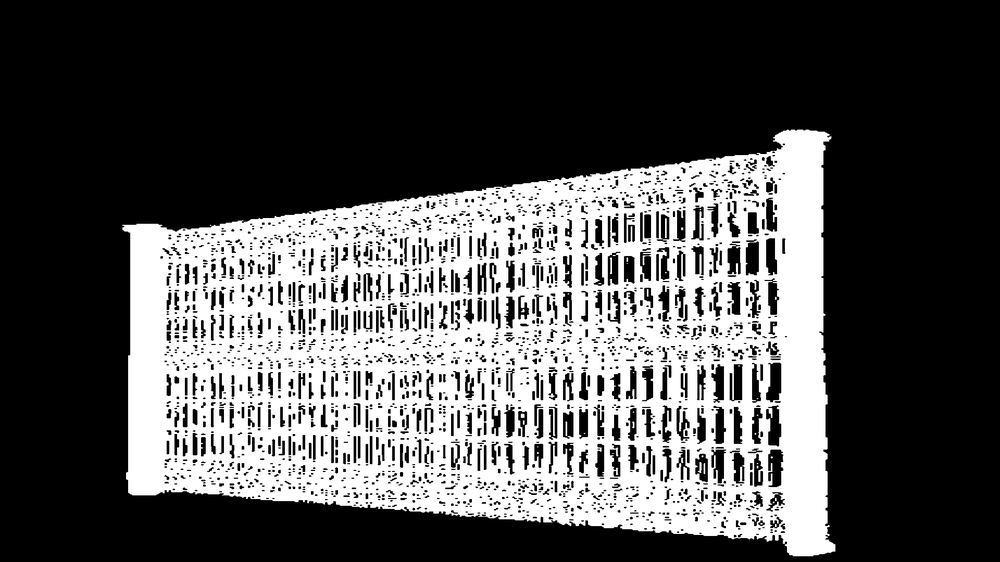
#> input picture mask.png, 1000 x 562 px, shrunk from 1920 x 1080 before the run
$ python teste.py
#> lines starting #> are read from the running program, lines starting #| are printed output that depends on the picture; after the words box and inside, x2 and y2 are one past the last pixel; in counts of white or black regions, pixels touching at a corner belong together
#> further down, img is the input picture: shape (562, 1000, 3); min 0, max 255, mean 83
### utils/ImTools.py
import numpy as np
import cv2

'''
# This class implements a collection of image processing operations
'''
class ImTools:
	def __init__(self):
		pass

	# [21 lines left out: functions bilateralFilter, contrastEnhancerLAB, not called in this run]

	def binarizerOSTU(self, src):
		"""Binarize image according to OSTU method, requiring image to be grayscale
		Wraps OpenCV's function: https://docs.opencv.org/4.x/d7/d1b/group__imgproc__misc.html#gae8a4a146d1ca78c626a53577199e9c57
		"""
		#gray = cv2.cvtColor(src, cv2.COLOR_BGR2GRAY)
		_, binarized_img = cv2.threshold(src, 0, 255, cv2.THRESH_BINARY + cv2.THRESH_OTSU)

		return binarized_img

	def close(self, src, kernel_size=50):
		"""Perform a closing operation over the image, using OpenCV's morphology functions
		Wraps OpenCV's function:
		"""
		kernel = np.ones((kernel_size, kernel_size), np.uint8)
		closed = cv2.morphologyEx(src, cv2.MORPH_CLOSE, kernel)
		return closed

	# [10 lines left out: function naiveSegmenter, not called in this run]

	def dilate(self, src):
		kernel = np.ones((15, 15), np.uint8)
		dilated = cv2.dilate(src, kernel, iterations = 1)
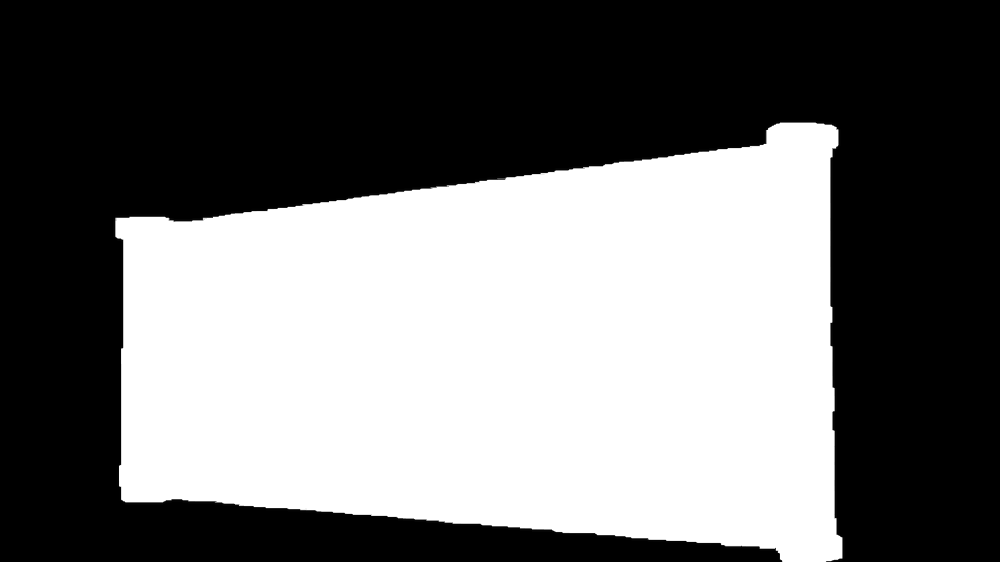
#> dilated: shape (562, 1000); min 0, max 255, mean 111.7
		return dilated


	def maxConvexHull(self, src):
		gray = cv2.cvtColor(src, cv2.COLOR_BGR2GRAY)
		dilated =  self.dilate(gray)
		closed = self.close(dilated)
		binarized = self.binarizerOSTU(closed)
#> in binarizerOSTU, `_, binarized_img = cv2.threshold(src, 0, 255, cv2.THRESH_BINARY + cv2...`:
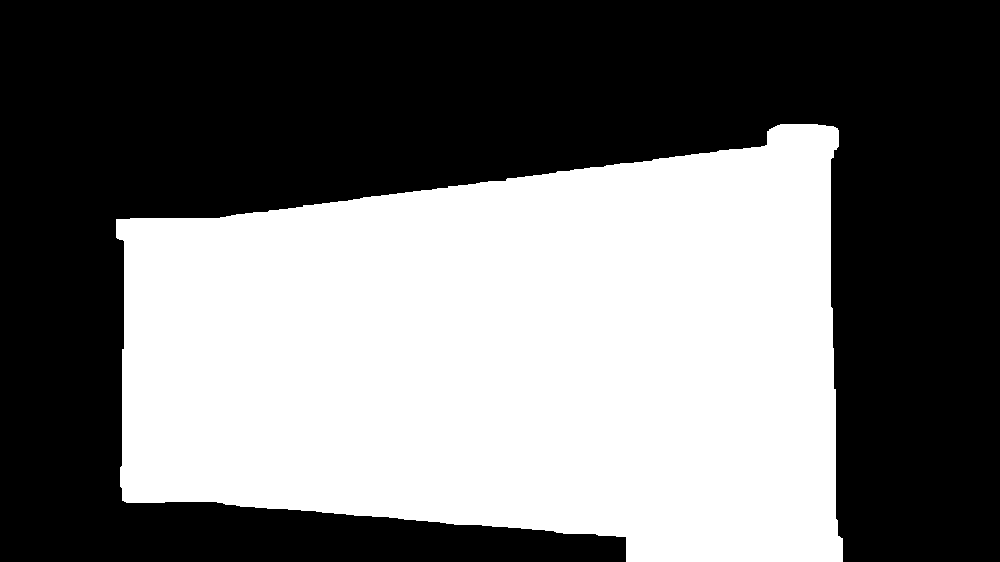
#> binarized_img: shape (562, 1000); 44.3% white; 1 white region

		(cnts, _) = cv2.findContours(binarized, cv2.RETR_TREE, cv2.CHAIN_APPROX_SIMPLE)
#> cnts = 1 contour; box (x1, y1, x2, y2) and area: (116, 124, 843, 562) 247956
		c = max(cnts, key = cv2.contourArea)
#> c = contour of 282 points, box (x1, y1, x2, y2) (116, 124, 843, 562), area 247956
		mask = np.zeros_like(binarized , dtype=np.uint8)
		convexHull = cv2.convexHull(c)
#> convexHull = contour of 13 points, box (x1, y1, x2, y2) (116, 124, 843, 562), area 268925
		cv2.fillPoly(mask, pts=[convexHull], color=255)
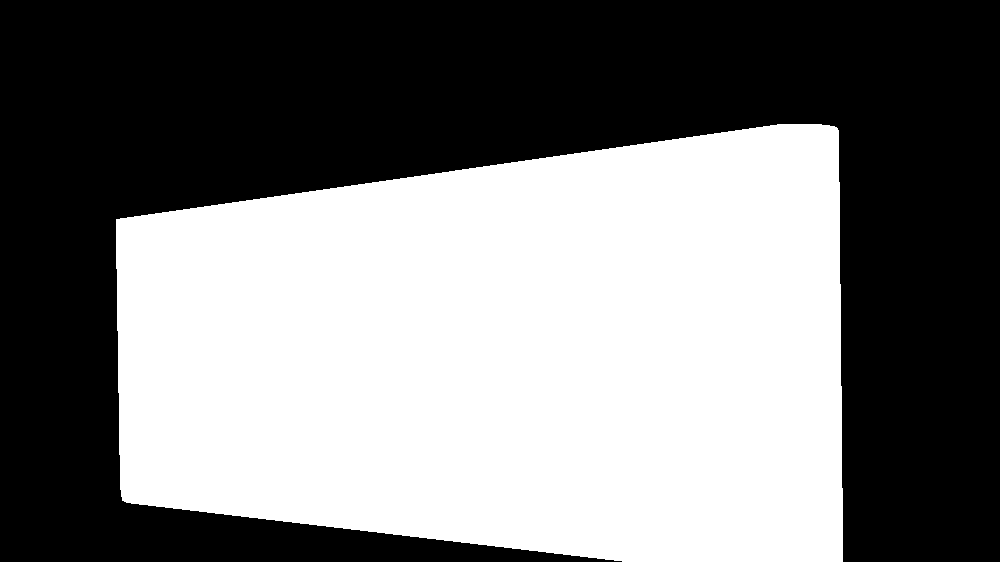
#> mask: shape (562, 1000); 48% white; 1 white region, box (x1, y1, x2, y2) and area: (116, 124, 843, 562) 270001

		return mask


### teste.py
import numpy as np
import cv2
from PIL import Image
from skimage import transform as tf
from utils.ImTools import ImTools

# [67 lines left out: functions to_mask, remove_background, skew_image, add_salt_and_pepper, not called in this run]


tools = ImTools()
img = cv2.imread('mask.png')
hullMask = tools.maxConvexHull(img)


# [5 lines of commented-out code are left out]


cv2.imshow('test2', hullMask)
cv2.waitKey(0)
cv2.destroyAllWindows()
